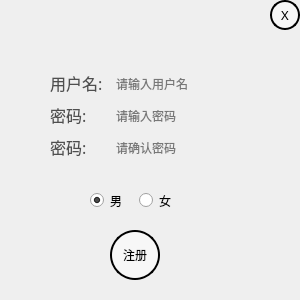
<?xml version="1.0" encoding="UTF-8"?>
<ui version="4.0">
 <class>Form</class>
 <widget class="QWidget" name="Form">
  <property name="geometry">
   <rect>
    <x>0</x>
    <y>0</y>
    <width>300</width>
    <height>300</height>
   </rect>
  </property>
  <property name="minimumSize">
   <size>
    <width>300</width>
    <height>300</height>
   </size>
  </property>
  <property name="maximumSize">
   <size>
    <width>500</width>
    <height>300</height>
   </size>
  </property>
  <property name="cursor">
   <cursorShape>PointingHandCursor</cursorShape>
  </property>
  <property name="windowTitle">
   <string>Form</string>
  </property>
  <property name="windowIcon">
   <iconset resource="res.qrc">
    <normaloff>:/msg/注册.png</normaloff>:/msg/注册.png</iconset>
  </property>
  <property name="styleSheet">
   <string notr="true"/>
  </property>
  <widget class="QPushButton" name="pushButton">
   <property name="geometry">
    <rect>
     <x>110</x>
     <y>230</y>
     <width>50</width>
     <height>50</height>
    </rect>
   </property>
   <property name="minimumSize">
    <size>
     <width>50</width>
     <height>50</height>
    </size>
   </property>
   <property name="maximumSize">
    <size>
     <width>50</width>
     <height>50</height>
    </size>
   </property>
   <property name="cursor">
    <cursorShape>OpenHandCursor</cursorShape>
   </property>
   <property name="styleSheet">
    <string notr="true">QPushButton {  
    background-color: rgba(255, 255, 255, 128); /* 半透明白色背景 */  
    border: 2px solid black; /* 黑色边框 */  
    border-radius: 25px; /* 圆形边框 */  
    padding: 10px; /* 内边距 */  
}  
QPushButton:hover {  
    background-color: rgba(255, 0, 0, 128); /* 鼠标悬停时变为半透明红色 */  
}  
QPushButton:pressed {  
    background-color: rgba(0, 0, 255, 128); /* 鼠标按下时变为半透明蓝色 */  
    border-style: inset; /* 按下时边框样式变为内嵌 */  
}</string>
   </property>
   <property name="text">
    <string>注册</string>
   </property>
  </widget>
  <widget class="QPushButton" name="pushButton_2">
   <property name="geometry">
    <rect>
     <x>270</x>
     <y>0</y>
     <width>30</width>
     <height>30</height>
    </rect>
   </property>
   <property name="minimumSize">
    <size>
     <width>30</width>
     <height>30</height>
    </size>
   </property>
   <property name="maximumSize">
    <size>
     <width>30</width>
     <height>30</height>
    </size>
   </property>
   <property name="font">
    <font>
     <family>Agency FB</family>
     <pointsize>10</pointsize>
    </font>
   </property>
   <property name="cursor">
    <cursorShape>ClosedHandCursor</cursorShape>
   </property>
   <property name="styleSheet">
    <string notr="true">QPushButton {  
    background-color: rgba(255, 255, 255, 128); /* 半透明白色背景 */  
    border: 2px solid black; /* 黑色边框 */  
    border-radius: 15px; /* 圆形边框 */  
    padding: 5px; /* 内边距 */  
}  
QPushButton:hover {  
    background-color: rgba(255, 0, 0, 128); /* 鼠标悬停时变为半透明红色 */  
}  
QPushButton:pressed {  
    background-color: rgba(0, 0, 255, 128); /* 鼠标按下时变为半透明蓝色 */  
    border-style: inset; /* 按下时边框样式变为内嵌 */  
}</string>
   </property>
   <property name="text">
    <string>X</string>
   </property>
  </widget>
  <widget class="QWidget" name="layoutWidget">
   <property name="geometry">
    <rect>
     <x>50</x>
     <y>70</y>
     <width>201</width>
     <height>111</height>
    </rect>
   </property>
   <layout class="QFormLayout" name="formLayout">
    <item row="0" column="0">
     <widget class="QLabel" name="Label">
      <property name="font">
       <font>
        <family>Agency FB</family>
        <pointsize>12</pointsize>
       </font>
      </property>
      <property name="styleSheet">
       <string notr="true">color: rgb(79, 79, 79);</string>
      </property>
      <property name="text">
       <string>用户名:</string>
      </property>
     </widget>
    </item>
    <item row="0" column="1">
     <widget class="QLineEdit" name="username">
      <property name="styleSheet">
       <string notr="true">QLineEdit {  
    background-color: transparent; /* 设置全透明背景 */  
    border: none; /* 移除边框 */  
    padding: 5px; /* 设置内边距 */  
    color: black; /* 设置默认文字颜色 */
}  
  
QLineEdit:focus {  
    background-color: rgba(255, 255, 255, 200); /* 输入时背景变为更不透明的白色 */  
    color: blue; /* 输入时文字颜色变为蓝色 */  
}</string>
      </property>
      <property name="placeholderText">
       <string>请输入用户名 </string>
      </property>
     </widget>
    </item>
    <item row="1" column="0">
     <widget class="QLabel" name="Label_2">
      <property name="font">
       <font>
        <family>Agency FB</family>
        <pointsize>12</pointsize>
       </font>
      </property>
      <property name="styleSheet">
       <string notr="true">color: rgb(79, 79, 79);</string>
      </property>
      <property name="text">
       <string>密码:</string>
      </property>
     </widget>
    </item>
    <item row="1" column="1">
     <widget class="QLineEdit" name="passwd">
      <property name="styleSheet">
       <string notr="true">QLineEdit {  
    background-color: transparent; /* 设置全透明背景 */  
    border: none; /* 移除边框 */  
    padding: 5px; /* 设置内边距 */  
    color: black; /* 设置默认文字颜色 */ 
}  
  
QLineEdit:focus {  
    background-color: rgba(255, 255, 255, 200); /* 输入时背景变为更不透明的白色 */  
    color: blue; /* 输入时文字颜色变为蓝色 */  
}</string>
      </property>
      <property name="echoMode">
       <enum>QLineEdit::Password</enum>
      </property>
      <property name="placeholderText">
       <string>请输入密码 </string>
      </property>
     </widget>
    </item>
    <item row="2" column="0">
     <widget class="QLabel" name="Label_3">
      <property name="font">
       <font>
        <family>Agency FB</family>
        <pointsize>12</pointsize>
       </font>
      </property>
      <property name="styleSheet">
       <string notr="true">color: rgb(79, 79, 79);</string>
      </property>
      <property name="text">
       <string>密码:</string>
      </property>
     </widget>
    </item>
    <item row="2" column="1">
     <widget class="QLineEdit" name="passwd_2">
      <property name="styleSheet">
       <string notr="true">QLineEdit {  
    background-color: transparent; /* 设置全透明背景 */  
    border: none; /* 移除边框 */  
    padding: 5px; /* 设置内边距 */  
    color: black; /* 设置默认文字颜色 */ 
}  
  
QLineEdit:focus {  
    background-color: rgba(255, 255, 255, 200); /* 输入时背景变为更不透明的白色 */  
    color: blue; /* 输入时文字颜色变为蓝色 */  
}</string>
      </property>
      <property name="echoMode">
       <enum>QLineEdit::Password</enum>
      </property>
      <property name="placeholderText">
       <string>请确认密码 </string>
      </property>
     </widget>
    </item>
   </layout>
  </widget>
  <widget class="QWidget" name="layoutWidget">
   <property name="geometry">
    <rect>
     <x>90</x>
     <y>190</y>
     <width>92</width>
     <height>21</height>
    </rect>
   </property>
   <layout class="QHBoxLayout" name="horizontalLayout">
    <item>
     <widget class="QRadioButton" name="radioButton">
      <property name="text">
       <string>男</string>
      </property>
      <property name="checked">
       <bool>true</bool>
      </property>
     </widget>
    </item>
    <item>
     <widget class="QRadioButton" name="radioButton_2">
      <property name="text">
       <string>女</string>
      </property>
     </widget>
    </item>
   </layout>
  </widget>
 </widget>
 <resources>
  <include location="res.qrc"/>
 </resources>
 <connections/>
</ui>
